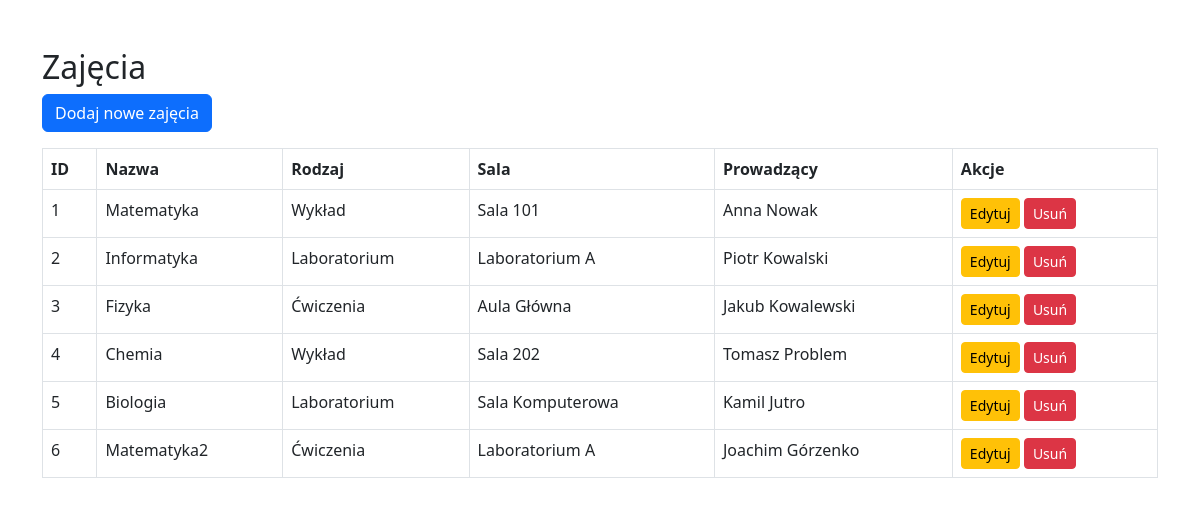
/zajecia/list.php, run on the app's committed database.
### tables this page shows
CREATE TABLE `zajecia` (
  `id_zajecia` int(11) NOT NULL,
  `nazwa_zajecia` varchar(50) NOT NULL,
  `rodzaj_zajecia` varchar(50) NOT NULL,
  `sala_id` int(11) NOT NULL,
  `prowadzacy_id` int(11) NOT NULL
);

CREATE TABLE `sale` (
  `sale_id` int(11) NOT NULL,
  `nazwa` varchar(100) NOT NULL
);

### zajecia/list.php (the view, shortened to what this page needs)
<?php require_once '../includes/db.php'; ?>
<!DOCTYPE html>
<html lang="pl">
<head>
  <link href="https://cdn.jsdelivr.net/npm/bootstrap@5.3.0/dist/css/bootstrap.min.css" rel="stylesheet">
</head>
<body class="container mt-5">
  <h2>Zajęcia</h2>
  <a href="create.php" class="btn btn-primary mb-3">Dodaj nowe zajęcia</a>
  <table class="table table-bordered">
    <thead>
      <tr><th>ID</th><th>Nazwa</th><th>Rodzaj</th><th>Sala</th><th>Prowadzący</th><th>Akcje</th></tr>
    </thead>
    <tbody>
    <?php
      $sql = "SELECT z.id_zajecia, z.nazwa_zajecia, z.rodzaj_zajecia,
                     s.nazwa AS sala, CONCAT(p.imie,' ',p.nazwisko) AS prowadzacy
              FROM zajecia z
              JOIN sale s ON z.sala_id = s.sale_id
              JOIN prowadzacy p ON z.prowadzacy_id = p.prowadzacy_id";
      $stmt = $pdo->query($sql);
      while ($row = $stmt->fetch()) {
          echo "<tr>
                  <td>{$row['id_zajecia']}</td>
                  <td>{$row['nazwa_zajecia']}</td>
                  <td>{$row['rodzaj_zajecia']}</td>
                  <td>{$row['sala']}</td>
                  <td>{$row['prowadzacy']}</td>
                  <td>
                    <a href='edit.php?id={$row['id_zajecia']}' class='btn btn-warning btn-sm'>Edytuj</a>
                    <a href='delete.php?id={$row['id_zajecia']}' class='btn btn-danger btn-sm'>Usuń</a>
                  </td>
                </tr>";
      }
    ?>
    </tbody>
  </table>
</body>
</html>

### data on the page
zajecia: id_zajecia "1", nazwa_zajecia "Matematyka", rodzaj_zajecia "Wykład", sala.nazwa "Sala 101", prowadzacy "Anna Nowak"
zajecia: id_zajecia "2", nazwa_zajecia "Informatyka", rodzaj_zajecia "Laboratorium", sala.nazwa "Laboratorium A", prowadzacy "Piotr Kowalski"
zajecia: id_zajecia "3", nazwa_zajecia "Fizyka", rodzaj_zajecia "Ćwiczenia", sala.nazwa "Aula Główna", prowadzacy "Jakub Kowalewski"
zajecia: id_zajecia "4", nazwa_zajecia "Chemia", rodzaj_zajecia "Wykład", sala.nazwa "Sala 202", prowadzacy "Tomasz Problem"
zajecia: id_zajecia "5", nazwa_zajecia "Biologia", rodzaj_zajecia "Laboratorium", sala.nazwa "Sala Komputerowa", prowadzacy "Kamil Jutro"
zajecia: id_zajecia "6", nazwa_zajecia "Matematyka2", rodzaj_zajecia "Ćwiczenia", sala.nazwa "Laboratorium A", prowadzacy "Joachim Górzenko"
